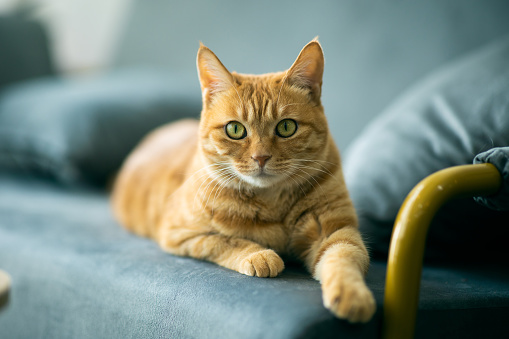
#> input picture cat1.jpg, 509 x 339 px
$ python asciiArt.py
#> lines starting #> are read from the running program, lines starting #| are printed output that depends on the picture
#import library
from PIL import Image, ImageDraw

def Convert_to_ascii(image):

    #"Standard" list of ASCII sorted by grayscale (dark to light)
#> called with image = 'cat1.jpg'
    character="$@B%8&WM#*oahkbdpqwmZO0QLCJUYXzcvunxrjft/\|()1{}[]?-_+~<>i!lI;:,^`'."

    #convert string to list
    character_list=list(character)

    #get number of characters (68)
    #print(len(character_list))

    #open image
    im = Image.open(image)
#> im is the input picture: PIL image 509x339 RGB; mean R, G, B 123.9, 135.3, 123.3

    #get width and height of the image
    width, height=im.size
#> width = 509; height = 339

    #get pixel matrix
    pixel = im.load()

    #open output text file
    output=open("output.txt","w")

    #create output image
    #use color to adjust how dark the output image to be (0->dark, 255->light)
    outputImage = Image.new('RGB', (10 * width, 18 * height), color = (40, 40, 40))
#> outputImage: PIL image 5090x6102 RGB; every value is 40

    #draw output image
    out = ImageDraw.Draw(outputImage)

    #loop through rows of pixel matrix
    for i in range(height):

        #loop through columns of pixel matrix
        for j in range(width):

            #get R G B value of each pixel
            r,g,b=pixel[j,i]

            #take the average of R G B value for each pixel
            average=(r+g+b)/3

            #get the index of chracter for each pixel
            #the range for R G B is 0-255
            #index range is 0-67
            index=int(average/3.8)

            #write the character to output file
            output.write(character_list[index])

            #fill the character with color (same rgb as the original image)
            out.text((j*10, i*18), character_list[index], fill = (r, g, b))

        #write to the next line in output file
        output.write("\n")

    #get .png output image
    outputImage.save('output.png')
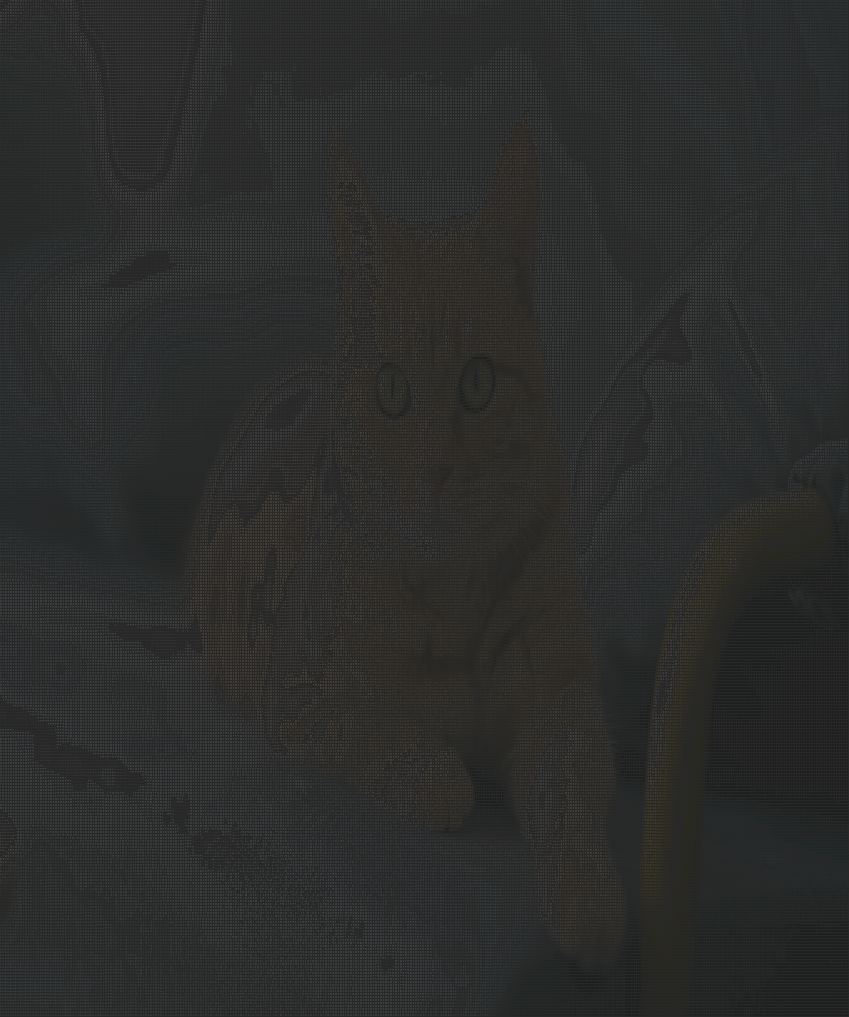
#> saved as output.png: PIL image 5090x6102 RGB (shown at 1/6 size); mean R, G, B 43.9, 44.6, 43.8

#call function
Convert_to_ascii("cat1.jpg")
